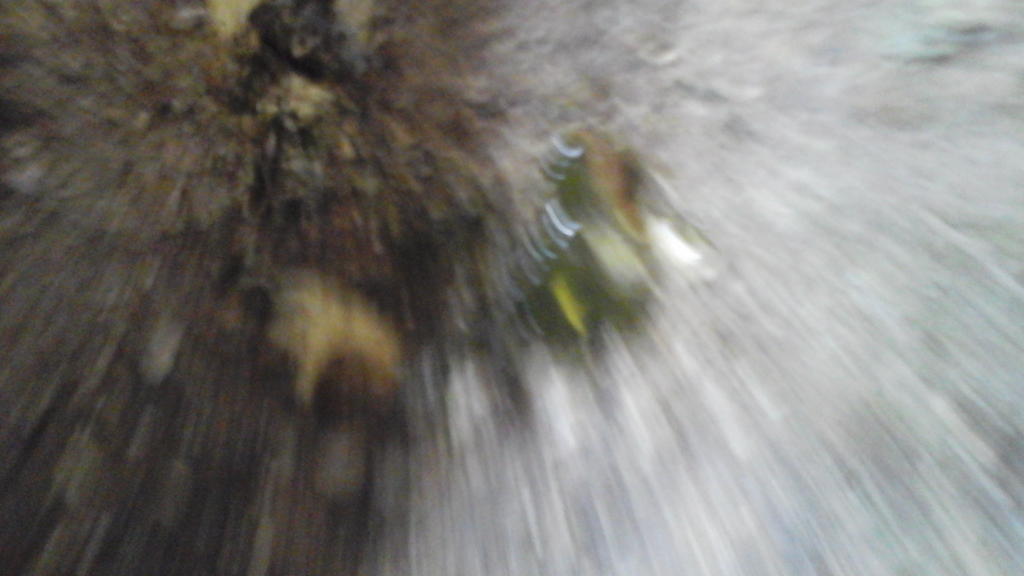
#> input picture midterm/poultry_diseases/ncd/ncd.0.jpg, 2048 x 1152 px (shown at 1/2 size)
$ jupyter execute --allow-errors preprocess-data.ipynb
#> lines starting #> are read from the running program, lines starting #| are printed output that depends on the picture
# Dataset is a folder called 'poultry_diseases' from Kaggle which has 4 folders:
- cocci
- healthy
- ncd
- salmo

each folder contains jpg images of that type of disease

### Step 1: First figure out how many images per category
- How many images are in each directory
- Dimensions of the images
- in RGB images there are three color channels and three dimensions
- grayscale images are single-dimensional

[cell 1]
import numpy as np
import cv2
import os
import warnings
warnings.filterwarnings("ignore")

#import time
#from PIL import Image

[cell 2]
os.listdir("poultry_diseases/ncd/")[1:5] # get a sample of the data image file names

[cell 3]
img = cv2.imread("poultry_diseases/ncd/ncd.0.jpg")
#> img is the input picture: shape (1152, 2048, 3); mean B, G, R 119, 123.1, 124.8
print(type(img))
#| <class 'numpy.ndarray'>
print(len(img))
#| 1152
print(img.shape, end='\n\n')
#| (1152, 2048, 3)
print(type(img[0]), len(img[0]), img[0])
#> (printed output is left out)
print(type(img[0][0]), len(img[0][0]), img[0][0])
#| <class 'numpy.ndarray'> 3 [65 77 79]
print(type(img[0][0][0]), len(img[0][0]), img[0][0][1])
#| <class 'numpy.uint8'> 3 77

[cell 4]
def generate_summary(disease_type):
    """Prints a summary of all images of a certain disease type\n
    the dimension of the images
    """
#> called with disease_type = 'ncd'
    shapes = []
    for file_name in os.listdir(f"poultry_diseases/{disease_type}/"):
        img = cv2.imread(f"poultry_diseases/{disease_type}/{file_name}")
        shapes.append(img.shape)
    shapes = np.array(shapes)

    output = f"image count: {len(shapes)}\n"\
    f"mean vertical length: {np.mean(shapes[:, 0])}\n"\
    f"mean horizontal length: {np.mean(shapes[:, 1])}\n"\
    f"median vertical length: {np.median(shapes[:, 0])}\n"\
    f"median horizontal length: {np.median(shapes[:, 1])}\n"\
    f"Unique shapes in dataset:\n"\
    f"{np.unique(shapes, axis=0)}"

    return output

[cell 5]
print('\nSummary of all Newcastle disease images:')
print(generate_summary('ncd'))

print('\nSummary of all healthy poultry images:')
#> (the rest of this cell did not finish here and is left out)


[cell 6]
print('\nSummary of all coccidiosis disease images:')
#> (the rest of this cell did not finish here and is left out)


print('\nSummary of all salmonella disease images:')
print(generate_summary('salmo'))

### Step 2: Crop the image
- We saw that the lowest averages and medians for image dimensions was above 1000
- This means most images are more than 1000 pixels in width and height
- So we felt a square crop of 800x800 pixels was a good crop size
- this also reduces the dimensionality of the array so we can flatten it into a 1d array at the end

[cell 7]
"""Attempt central 800x800 pixel square crop for test image"""
img = cv2.imread("poultry_diseases/ncd/ncd.0.jpg")
# Calculate center position
center_y = img.shape[0] // 2
#> center_y = 576
center_x = img.shape[1] // 2
#> center_x = 1024
# Calculate crop boundaries (400 pixels in each direction from center)
start_y = center_y - 400
#> start_y = 176
start_x = center_x - 400
#> start_x = 624
end_y = center_y + 400
#> end_y = 976
end_x = center_x + 400
#> end_x = 1424
cropped_img = img[start_y:end_y, start_x:end_x]
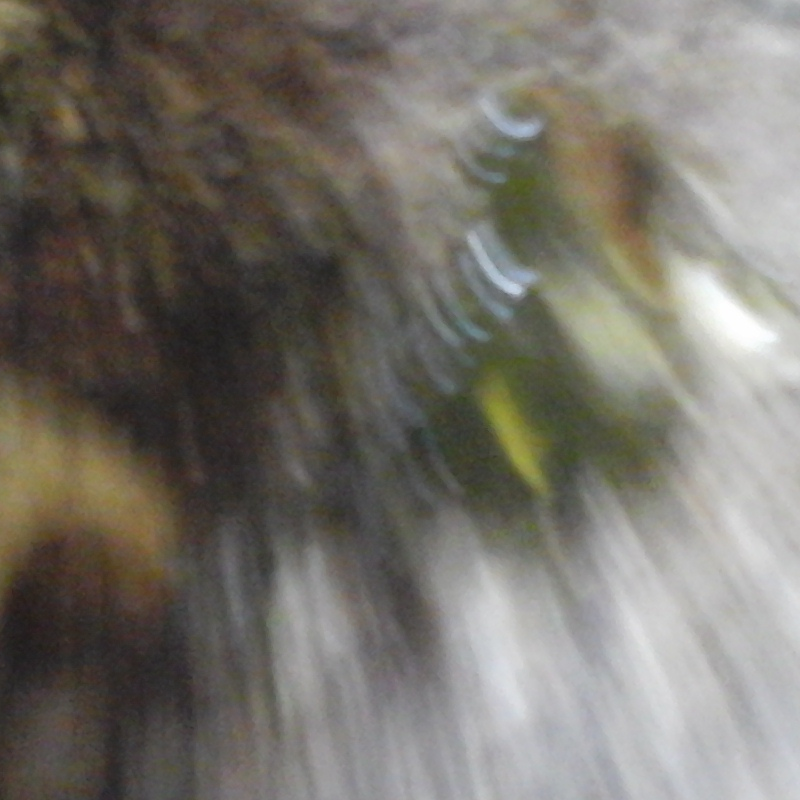
#> cropped_img: shape (800, 800, 3); mean B, G, R 106.7, 114.3, 118.3

print("Original image vertical length:", img.shape[0])
#| Original image vertical length: 1152
print("Horizontal image length:", img.shape[1])
#| Horizontal image length: 2048
print("Original image dimensions:", img.shape)
#| Original image dimensions: (1152, 2048, 3)
print("Cropped image dimensions:", cropped_img.shape)
#| Cropped image dimensions: (800, 800, 3)

cv2.imshow('original', img)
cv2.imshow('cropped', cropped_img)
while True:
    k = cv2.waitKey(1) & 0xFF
#> (key Esc is pressed here)
    # when escape pressed or if window goes out of focus, close image window
    if k == 27 or \
    cv2.getWindowProperty('original', cv2.WND_PROP_VISIBLE) < 1 or \
    cv2.getWindowProperty('cropped', cv2.WND_PROP_VISIBLE) < 1:
        break
cv2.destroyAllWindows()

### Step 3: Grayscale image
- Read in image
- Apply grayscale using OpenCV

[cell 8]
gray_img = cv2.cvtColor(img, cv2.COLOR_BGR2GRAY)
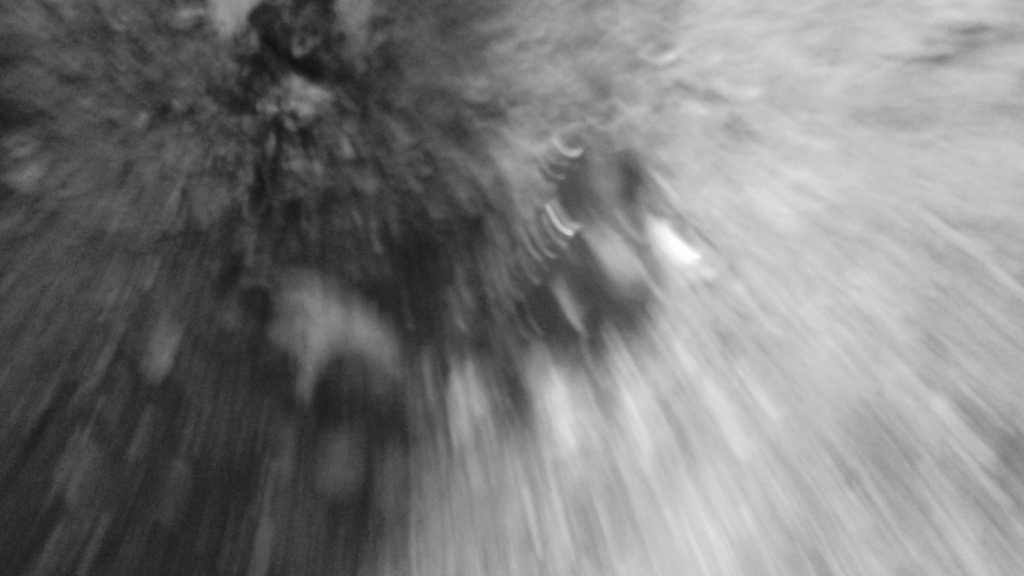
#> gray_img: shape (1152, 2048) (shown at 1/2 size); min 16, max 255, mean 123.2
cv2.imshow('original', img)
cv2.imshow('grayscale', gray_img)
while True:
    k = cv2.waitKey(1) & 0xFF
#> (key Esc is pressed here)
    # when escape pressed or if window goes out of focus, close image window
    if k == 27 or \
    cv2.getWindowProperty('original', cv2.WND_PROP_VISIBLE) < 1 or \
    cv2.getWindowProperty('grayscale', cv2.WND_PROP_VISIBLE) < 1:
        break
cv2.destroyAllWindows()

### Step 4: Flatten image into a 1 dimensional array

[cell 9]
# grayscale the cropped img, rather than the original
gray_img = cv2.cvtColor(cropped_img, cv2.COLOR_BGR2GRAY)
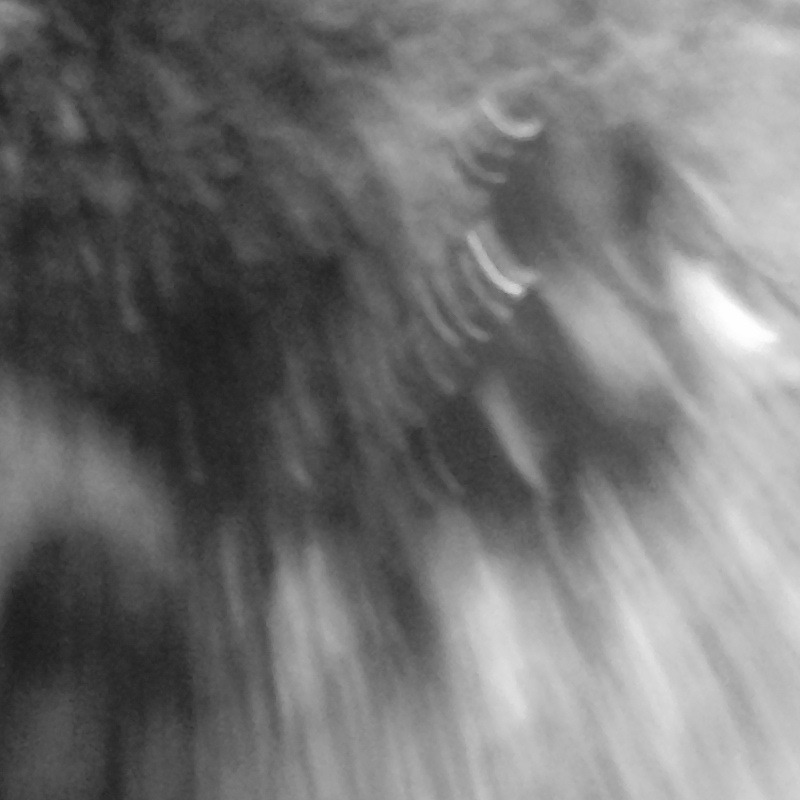
#> gray_img: shape (800, 800); min 28, max 255, mean 114.7
# we can use ravel() or flatten()
# ravel() creates view, flatten() creates copy
preprocessed_img = gray_img.ravel()
# we can see the preprocessed image is 1 dimensional array
print(preprocessed_img.shape)
#| (640000,)
